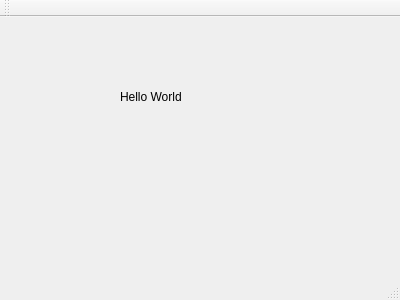
<?xml version="1.0" encoding="UTF-8"?>
<ui version="4.0">
 <class>MainWindow</class>
 <widget class="QMainWindow" name="MainWindow">
  <property name="geometry">
   <rect>
    <x>0</x>
    <y>0</y>
    <width>400</width>
    <height>300</height>
   </rect>
  </property>
  <property name="windowTitle">
   <string>MainWindow</string>
  </property>
  <widget class="QWidget" name="centralWidget">
   <widget class="QLabel" name="label">
    <property name="geometry">
     <rect>
      <x>120</x>
      <y>70</y>
      <width>131</width>
      <height>20</height>
     </rect>
    </property>
    <property name="text">
     <string>Hello World</string>
    </property>
   </widget>
  </widget>
  <widget class="QMenuBar" name="menuBar">
   <property name="geometry">
    <rect>
     <x>0</x>
     <y>0</y>
     <width>400</width>
     <height>17</height>
    </rect>
   </property>
  </widget>
  <widget class="QToolBar" name="mainToolBar">
   <attribute name="toolBarArea">
    <enum>TopToolBarArea</enum>
   </attribute>
   <attribute name="toolBarBreak">
    <bool>false</bool>
   </attribute>
  </widget>
  <widget class="QStatusBar" name="statusBar"/>
 </widget>
 <layoutdefault spacing="6" margin="11"/>
 <resources/>
 <connections/>
</ui>
